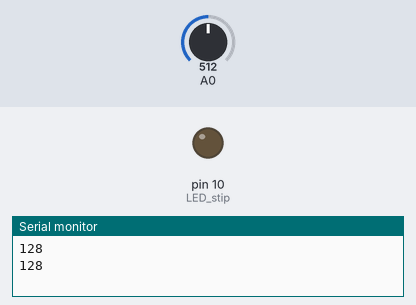
This sketch was run on a simulated Arduino Leonardo, built with avr-gcc and run on an emulated ATmega32U4. Shown: output pins drawn as LEDs (lit = HIGH), the last lines printed to the serial monitor. The inputs (shaded band) are chosen by the test bench; at power-on: A0 = 512. Pins used as bus, display or sensor lines are not drawn.

Above: at 1.8 s.
1.9 s: A0 set to 9
3.4 s: A0 set to 6
At 4.8 s:
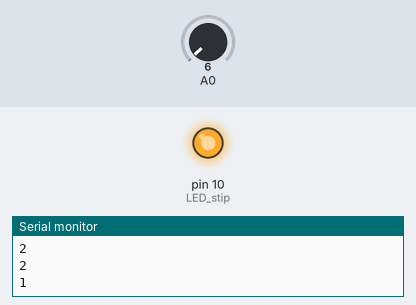
5.5 s: A0 set to 122
At 6.3 s:
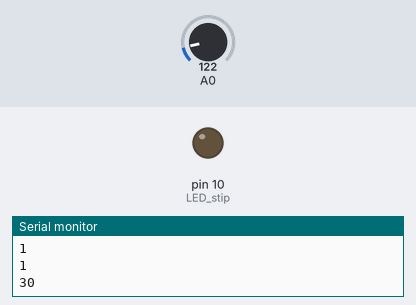
7.5 s: A0 set to 0
At 9.1 s:
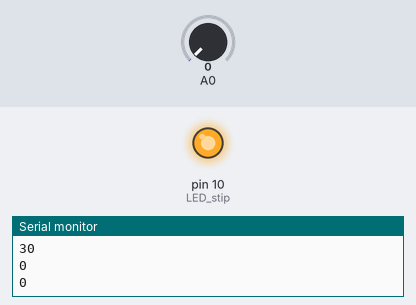
Timing chart, 0 to 10.5 s (numbered marks = the images above; inputs shaded):
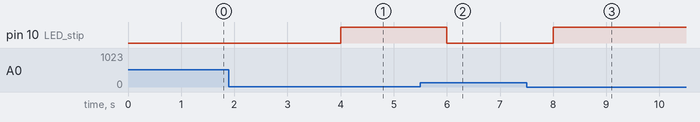

Measured:
- the behaviour switches between 8 and 7 on A0 (found by bisection; images 0 and 1)
- after the input at 3.4 s, pin 10 (LED_stip): LOW → HIGH after 0.60 s
- after the input at 5.5 s, pin 10 (LED_stip): HIGH → LOW after 0.50 s
- after the input at 7.5 s, pin 10 (LED_stip): LOW → HIGH after 0.50 s

The sketch:

sketch_apr06a.ino
```cpp
#include <Esplora.h>

int LED_stip = 10;
int switch_btn = 9;
int reading;
int sensor = 0;
int photocell = 0;

void setup()
{
  pinMode(sensor, OUTPUT);
  Serial.begin(9600);
  pinMode(switch_btn, INPUT);
  pinMode(LED_stip, OUTPUT);
}

void loop()
{
    photocell = (analogRead(0)/4);
    analogWrite(sensor, photocell);
    Serial.println(photocell);

    if(photocell < 2)
      digitalWrite(LED_stip, HIGH);
    else
      digitalWrite(LED_stip, LOW);
    delay(1000);
}
```
